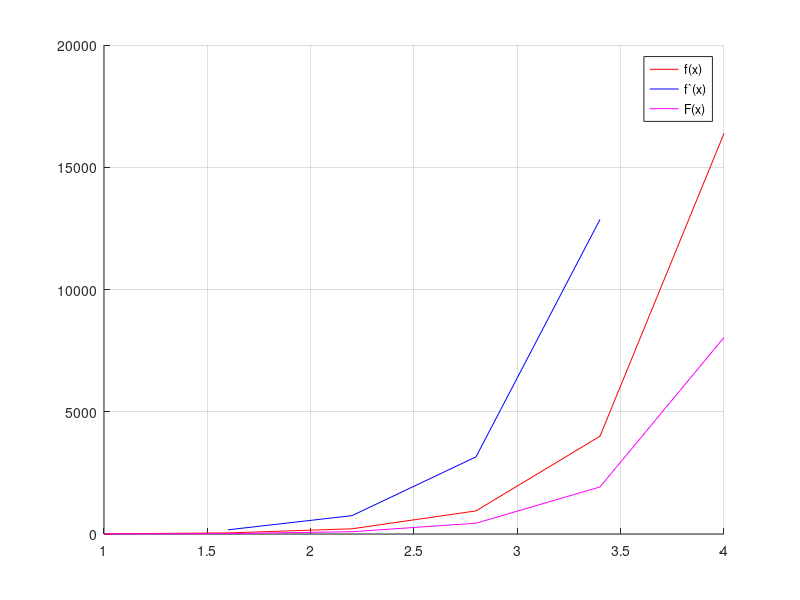

The MATLAB script that drew this image:
clear, clc, hold on

x=[1 1.6 2.2 2.8 3.4 4];
x1=[1.6 2.2 2.8 3.4];
y=[8 44.5722 213.4129 945.8233 3999.3082 16384];
y1=[171.1774 751.0426 3154.9127 12865.1772];
y2=[0 15.7717 93.1672 440.9381 1924.4775 8039.47];

plot(x,y,'r');
plot(x1,y1,'b');
plot(x,y2,'m');
xlim([1 4]);
grid;
legend('f(x)', 'f`(x)', 'F(x)');
